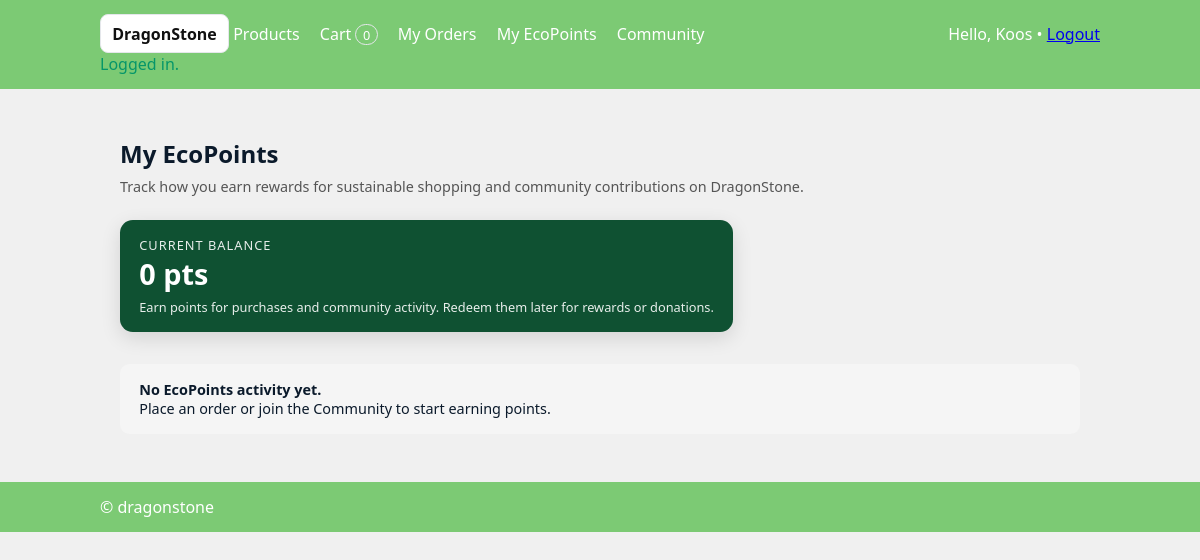
/ecopoints.php (signed in), run on an earlier commit of the app's database.
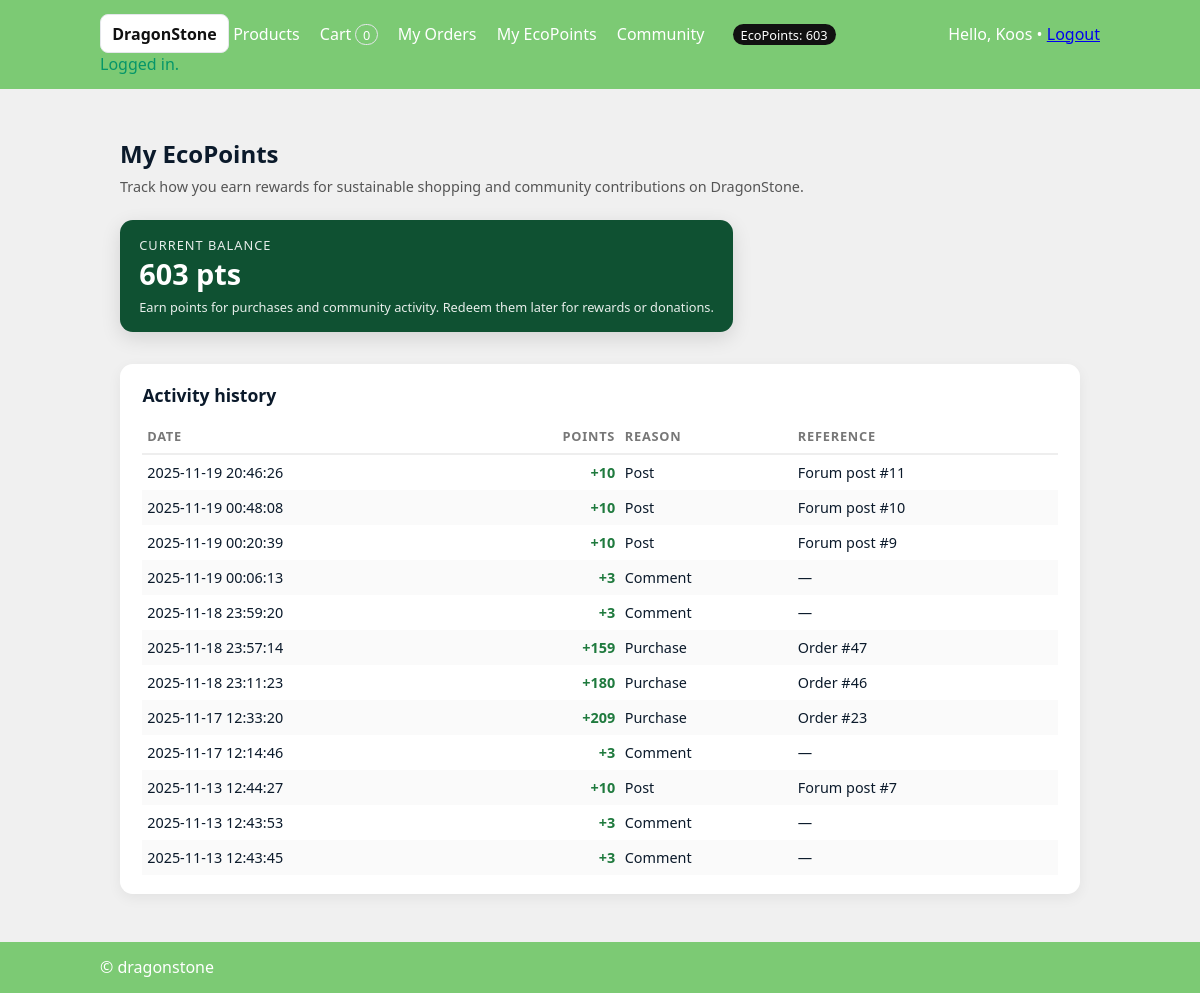
And on a later commit of the database.
### tables this page shows
CREATE TABLE `ecopoints_ledger` (
  `id` int(11) NOT NULL,
  `user_id` int(11) NOT NULL,
  `delta` int(11) NOT NULL,
  `reason` varchar(120) NOT NULL,
  `ref_type` varchar(40) DEFAULT NULL,
  `ref_id` int(11) DEFAULT NULL,
  `created_at` datetime NOT NULL DEFAULT current_timestamp()
);

### config.php (called while the page is built, shortened)
<?php
$BASE_PATH = '/DragonStone';
$USE_DB    = true;
function base_path($path=''){ global $BASE_PATH;
  return rtrim($BASE_PATH,'/').($path ? '/'.ltrim($path,'/') : '');
}
function url($path=''){ return base_path($path); }
require __DIR__.'/db.php';
require __DIR__.'/functions.php';

### functions.php (called while the page is built, shortened)
<?php
function e($s)
{
  return htmlspecialchars((string)$s, ENT_QUOTES, 'UTF-8');
}
function cart_get()
{
  return $_SESSION['cart'] ?? [];
}
function auth_user()
{
  return $_SESSION['user'] ?? null;
}
function flash($key, $val = null)
{
  if ($val === null) {
    $v = $_SESSION['flash'][$key] ?? null;
    return $v;
  }
}
function ecopoints_balance($user_id)
{
  global $mysqli, $USE_DB;
  $sql = "SELECT COALESCE(SUM(delta),0) FROM ecopoints_ledger WHERE user_id=?";
  $st = mysqli_prepare($mysqli, $sql);
  mysqli_stmt_bind_param($st, "i", $user_id);
  mysqli_stmt_execute($st);
  mysqli_stmt_bind_result($st, $bal);
  return (int)$bal;
}
function ecopoints_history($user_id, $limit = 50)
{
  global $mysqli, $USE_DB;
  $user_id = (int)$user_id;
  $limit   = (int)$limit;
  $sql = "SELECT delta, reason, ref_type, ref_id, created_at
          FROM ecopoints_ledger
          WHERE user_id=?
          ORDER BY created_at DESC, id DESC
          LIMIT ?";
  $st = mysqli_prepare($mysqli, $sql);
  mysqli_stmt_bind_param($st, "ii", $user_id, $limit);
  mysqli_stmt_execute($st);
  $res = mysqli_stmt_get_result($st);
  return $res ? mysqli_fetch_all($res, MYSQLI_ASSOC) : [];
}

### ecopoints.php (the view, shortened to what this page needs)
<?php
require __DIR__.'/header.php';
$u = auth_user();
$balance = ecopoints_balance($u['id']);
$rows    = ecopoints_history($u['id']);
?>
<section class="ecopoints-page">
  <div class="ecopoints-header">
    <div class="ecopoints-title-block">
      <h1>My EcoPoints</h1>
      <p>Track how you earn rewards for sustainable shopping and community contributions on DragonStone.</p>
    </div>
    <div class="ep-balance-card">
      <div class="ep-balance-label">Current balance</div>
      <div class="ep-balance-value"><?= (int)$balance ?> pts</div>
      <div class="ep-balance-caption">
        Earn points for purchases and community activity. Redeem them later for rewards or donations.
      </div>
    </div>
  </div>
  <?php if (!$rows): ?>
    <div class="ep-empty">
      <strong>No EcoPoints activity yet.</strong><br>
      Place an order or join the Community to start earning points.
    </div>
  <?php else: ?>
    <div class="ep-table-card">
      <h2>Activity history</h2>
      <table class="ep-table">
        <thead>
          <tr>
            <th>Date</th>
            <th style="text-align:right;">Points</th>
            <th>Reason</th>
            <th>Reference</th>
          </tr>
        </thead>
        <tbody>
          <?php foreach ($rows as $row): ?>
            <?php
              $delta    = (int)$row['delta'];
              $isPos    = $delta > 0;
              $deltaTxt = ($isPos ? '+' : '') . $delta;
            ?>
            <tr>
              <td><?= e($row['created_at']) ?></td>
              <td style="text-align:right;">
                <span class="ep-delta <?= $isPos ? 'positive' : 'negative' ?>">
                  <?= $deltaTxt ?>
                </span>
              </td>
              <td><?= e(ucfirst($row['reason'])) ?></td>
              <td>
                <?php if ($row['ref_type'] === 'order' && $row['ref_id']): ?>
                  Order #<?= (int)$row['ref_id'] ?>
                <?php elseif ($row['ref_type'] === 'forum_post' && $row['ref_id']): ?>
                  Forum post #<?= (int)$row['ref_id'] ?>
                <?php elseif ($row['ref_type'] === 'forum_comment' && $row['ref_id']): ?>
                  Forum comment #<?= (int)$row['ref_id'] ?>
                <?php else: ?>
                  &mdash;
                <?php endif; ?>
              </td>
            </tr>
          <?php endforeach; ?>
        </tbody>
      </table>
    </div>
  <?php endif; ?>
</section>
<?php require __DIR__.'/footer.php'; ?>

### header.php (shortened to what this page needs)
<?php require __DIR__.'/config.php';
$u = auth_user();
$ecopoints_balance = $u ? ecopoints_balance($u['id']) : null;
?>
<!DOCTYPE html><html lang="en"><head>
</head><body>
<header  class="site-header" style="background-color: #7cca74ff; color: white;">
  <div class="container row">
    <div>
      <a class="btn ghost" href="<?= url('index.php')?>"><b>DragonStone</b></a>
      <nav style="display:inline">
        <a href="<?= url('products.php')?>">Products</a>
        <a href="<?= url('cart.php')?>">Cart <span class="pill"><?= array_sum(cart_get() ?: []) ?></span></a>
		<?php if (auth_user()): ?><a href="<?= url('orders.php') ?>">My Orders</a><?php endif; ?>
      <?php if ($u): ?><a href="<?= url('ecopoints.php') ?>">My EcoPoints</a><?php endif; ?>
         <a href="<?= url('community.php')?>">Community</a>
    <?php if(!empty($ecopoints_balance)): ?>
  <span class="badge">EcoPoints: <?= (int)$ecopoints_balance ?></span>
<?php endif; ?>
      </nav>
    </div>
    <div>
      <?php if($u = auth_user()): ?>
        Hello, <?= e($u['name']) ?> • <a href="<?= url('logout.php')?>">Logout</a>
      <?php else: ?>
        <a href="<?= url('login.php')?>">Login</a> / <a href="<?= url('register.php')?>">Register</a>
      <?php endif; ?>
    </div>
  </div>
  <?php if($m=flash('ok')): ?><div class="container ok"><?= e($m) ?></div><?php endif; ?>
</header>
<main class="container" style="padding:1rem 0">

### footer.php (shortened to what this page needs)
</main>
<footer  class="site-header" style="background-color: #7cca74ff; color: white;">
  <div class="container row">
    <div>&copy; dragonstone</div>
  </div>
</footer>
</body></html>

### header.php (style rules this page uses)
:root { --brand:#0ea5e9;--ink:#0b1a2b;--muted:#f6f8fb;--border:#e5e7eb; }
body { margin:0;font-family:system-ui,Segoe UI,Roboto,Arial,sans-serif;color:var(--ink) }
header,footer { background:var(--muted);padding:.9rem 1rem }
.container { max-width:1000px;margin:0 auto;padding:0 1rem }
nav a { margin-right:1rem;color:#fff;text-decoration:none }
.pill { display:inline-block;border:1px solid var(--border);border-radius:999px;padding:.05rem .4rem;font-size:.8rem }
.btn { display:inline-block;background:#111;color:#fff;border-radius:8px;padding:.45rem .7rem;text-decoration:none }
.btn.ghost { background:#fff;color:#111;border:1px solid var(--border) }
.row { display:flex;gap:.5rem;align-items:center;flex-wrap:wrap;justify-content:space-between }
header nav a, .brand-link { position: relative; text-decoration: none; }
header nav a::after, .brand-link::after { content: ''; position: absolute; width: 100%; transform: scaleX(0); height: 5px; bottom: -5px; left: 0; background-color: #bcf0b6ff; transform-origin: bottom right; transition: transform 0.30s ease-out; }
.ok { color:#059669 }
body { background-image: url('https://t4.ftcdn.net/jpg/05/67/48/63/360_F_567486394_PxcgLM8vtZqyH71fpkcpeKLDZfsbTyHO.jpg'); background-size: cover; background-attachment: fixed; background-position: center; background-repeat: no-repeat; background-color: #f0f0f0; }
.badge { display:inline-block; padding:0.1rem .5rem; border-radius:999px; font-size:.8rem; background:#111; color:#fff; margin-left:.5rem; }

### ecopoints.php (style rules this page uses)
.ecopoints-page { max-width: 960px; margin: 2rem auto; padding: 0 1rem; }
.ecopoints-header { display: flex; justify-content: space-between; align-items: stretch; gap: 1.5rem; margin-bottom: 2rem; flex-wrap: wrap; }
.ecopoints-title-block h1 { margin: 0 0 .4rem; }
.ecopoints-title-block p { margin: 0; font-size: .9rem; color: #555; }
.ep-balance-card { min-width: 220px; padding: 1rem 1.2rem; border-radius: .8rem; background: #0f5132; color: #fff; box-shadow: 0 6px 20px rgba(0,0,0,.12); display: flex; flex-direction: column; justify-content: center; }
.ep-balance-label { font-size: .8rem; text-transform: uppercase; letter-spacing: .08em; opacity: .9; margin-bottom: .2rem; }
.ep-balance-value { font-size: 1.8rem; font-weight: 600; line-height: 1.2; }
.ep-balance-caption { font-size: .8rem; margin-top: .4rem; opacity: .9; }
.ep-table-card { padding: 1.2rem 1.4rem; border-radius: .8rem; background: #fff; box-shadow: 0 4px 14px rgba(0,0,0,.06); }
.ep-table-card h2 { margin-top: 0; margin-bottom: .75rem; font-size: 1.1rem; }
.ep-table { width: 100%; border-collapse: collapse; font-size: .9rem; }
.ep-table thead tr { border-bottom: 2px solid #eee; }
.ep-table th, .ep-table td { padding: .5rem .3rem; }
.ep-table th { text-align: left; font-size: .8rem; text-transform: uppercase; letter-spacing: .06em; color: #777; }
.ep-table tbody tr:nth-child(even) { background: #fafafa; }
.ep-delta { display: inline-block; min-width: 3.5rem; text-align: right; font-feature-settings: "tnum" 1; }
.ep-delta.positive { color: #1f7a3e; font-weight: 600; }
.ep-empty { padding: 1rem 1.2rem; border-radius: .6rem; background: #f5f5f5; font-size: .9rem; }
.ep-empty strong { font-weight: 600; }

What changed in the data, as far as the page shows it:
added ecopoints_ledger: created_at "2025-11-19 20:46:26", delta "+10", reason "Post", ref "11"
added ecopoints_ledger: created_at "2025-11-19 00:48:08", delta "+10", reason "Post", ref "10"
added ecopoints_ledger: created_at "2025-11-19 00:20:39", delta "+10", reason "Post", ref "9"
added ecopoints_ledger: created_at "2025-11-19 00:06:13", delta "+3", reason "Comment"
added ecopoints_ledger: created_at "2025-11-18 23:59:20", delta "+3", reason "Comment"
added ecopoints_ledger: created_at "2025-11-18 23:57:14", delta "+159", reason "Purchase", ref "47"
added ecopoints_ledger: created_at "2025-11-18 23:11:23", delta "+180", reason "Purchase", ref "46"
added ecopoints_ledger: created_at "2025-11-17 12:33:20", delta "+209", reason "Purchase", ref "23"
added ecopoints_ledger: created_at "2025-11-17 12:14:46", delta "+3", reason "Comment"
added ecopoints_ledger: created_at "2025-11-13 12:44:27", delta "+10", reason "Post", ref "7"
added ecopoints_ledger: created_at "2025-11-13 12:43:53", delta "+3", reason "Comment"
added ecopoints_ledger: created_at "2025-11-13 12:43:45", delta "+3", reason "Comment"
Also different on the page:
$ecopoints_balance: (not shown) → "603"
$balance: "0" → "603"
text no longer shown: "No EcoPoints activity yet. Place an order or join the Community to start earning points."
text now shown: "EcoPoints: Activity history DATE POINTS REASON REFERENCE"
